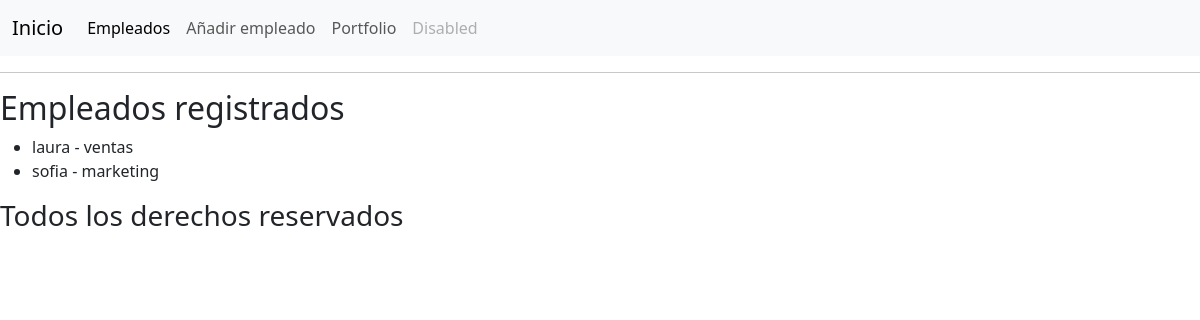
/empleados/, run on the app's committed database.
### empleados/models.py (models this page shows, shortened)
class Empleado(models.Model):
    nombre = models.CharField(max_length=100)
    email = models.EmailField()
    departamento = models.ForeignKey(Departamento, on_delete=models.CASCADE)

class Departamento(models.Model):
    nombre = models.CharField(max_length=100)

### empleados/views.py (the view)
# urls.py: path('empleados/', views.empleados_list, name='empleados'),
def empleados_list(request):
    empleados = Empleado.objects.select_related('departamento')
    return render(request, 'empleados/list.html', {'empleados': empleados})

### empleados/templates/empleados/list.html (shortened to what this page needs)
{% extends 'empleados/base.html' %}
{% block content %}
<h2>Empleados registrados</h2>
<ul>
{% for emp in empleados %}
<li>{{ emp.nombre }} - {{ emp.departamento.nombre }}</li>
{% endfor %}
</ul>
{% endblock %}

### data on the page
Empleado: nombre "laura", departamento.nombre "ventas"
Empleado: nombre "sofia", departamento.nombre "marketing"
